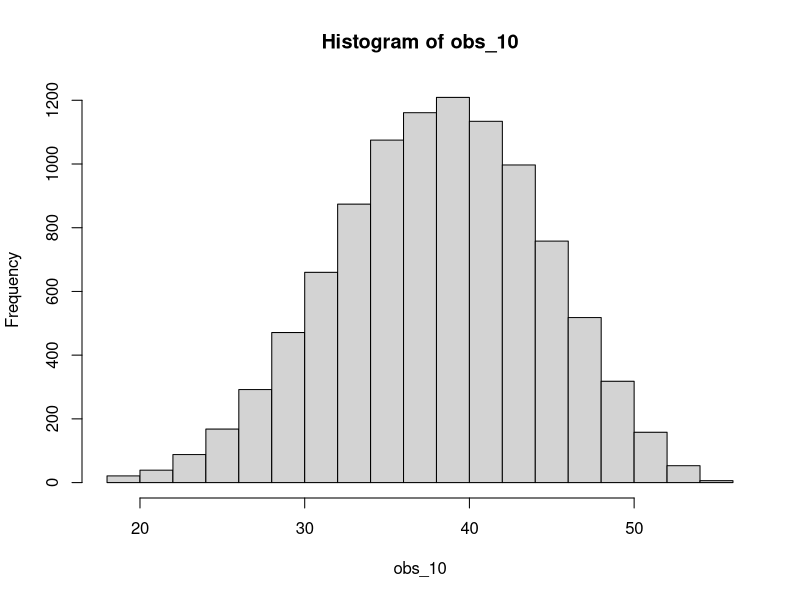
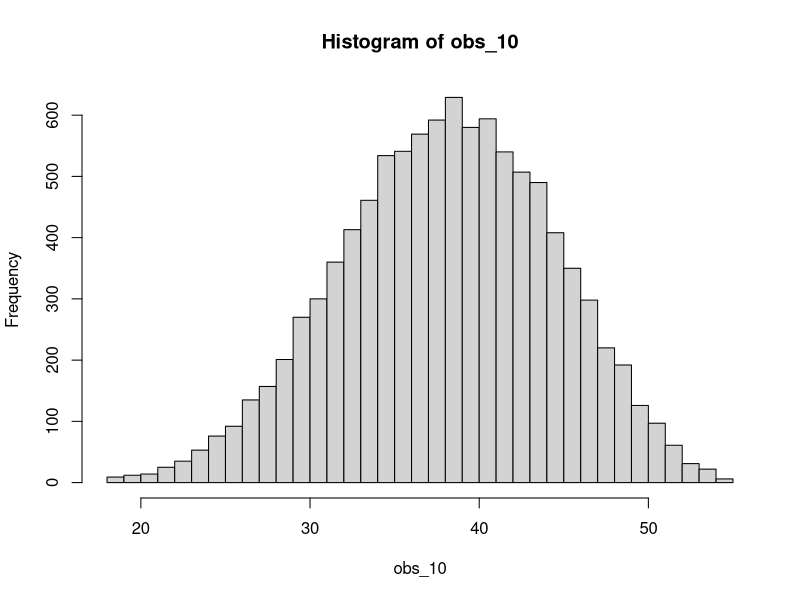
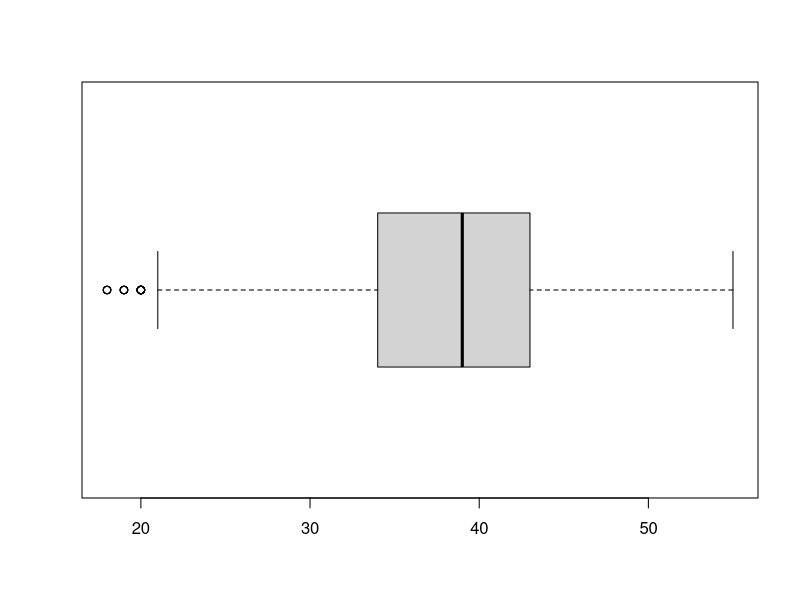
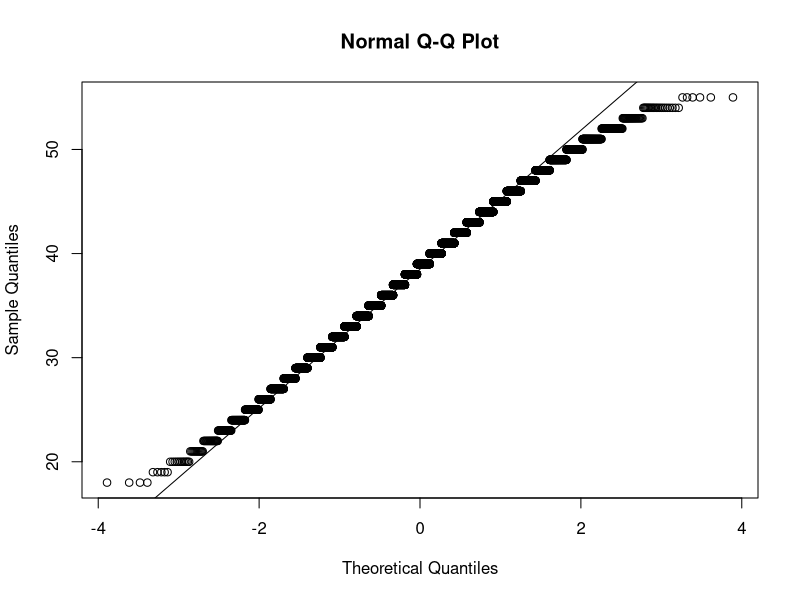
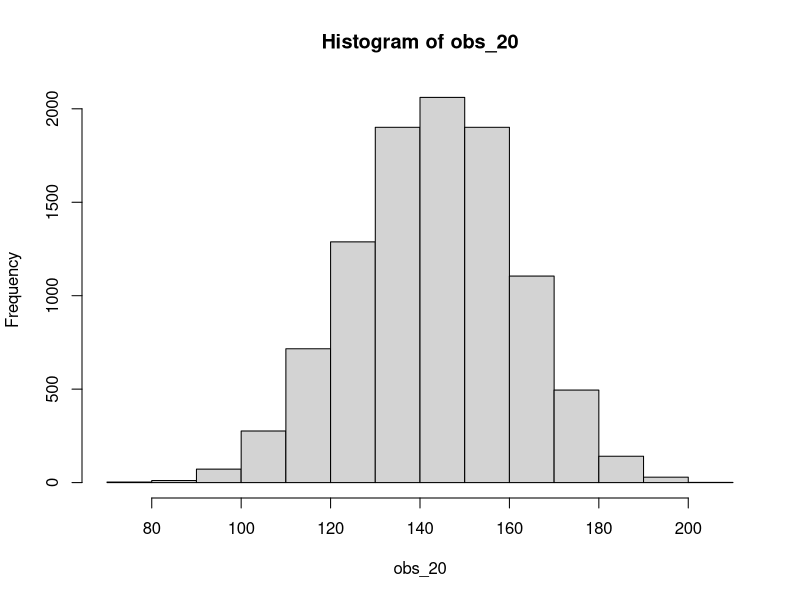
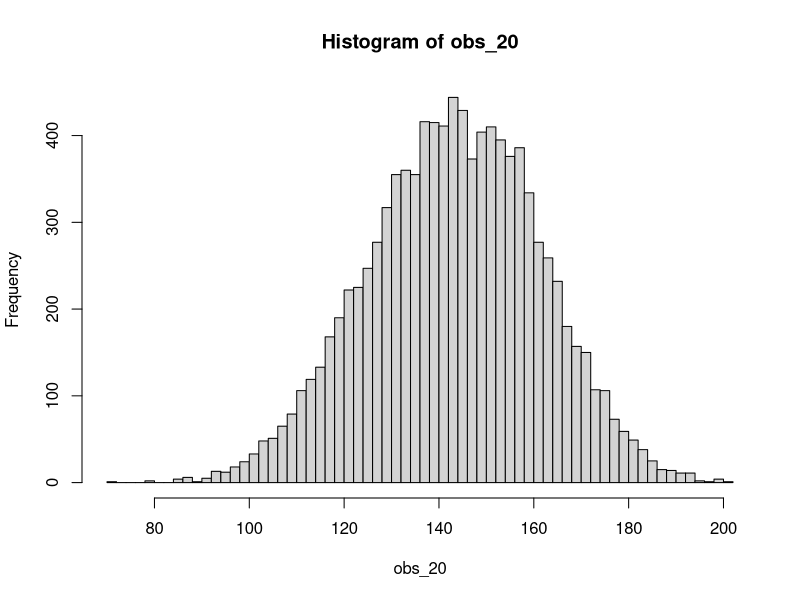
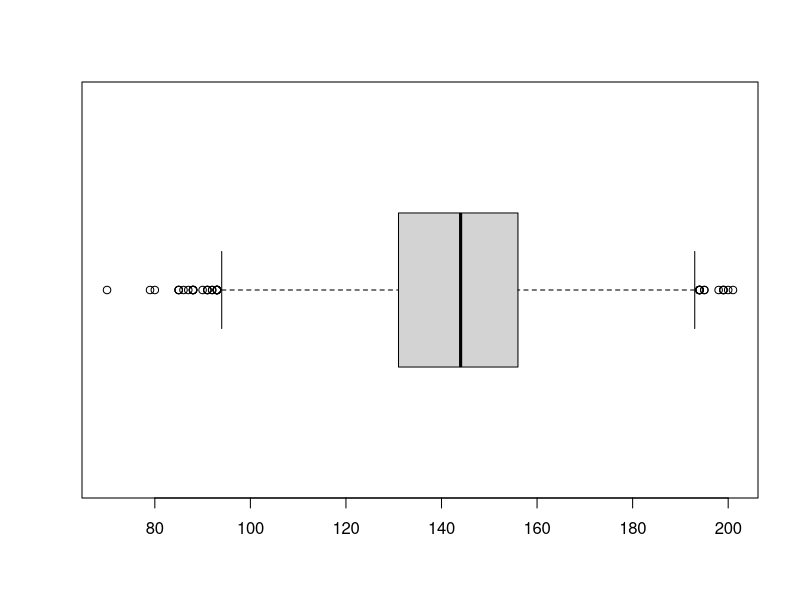
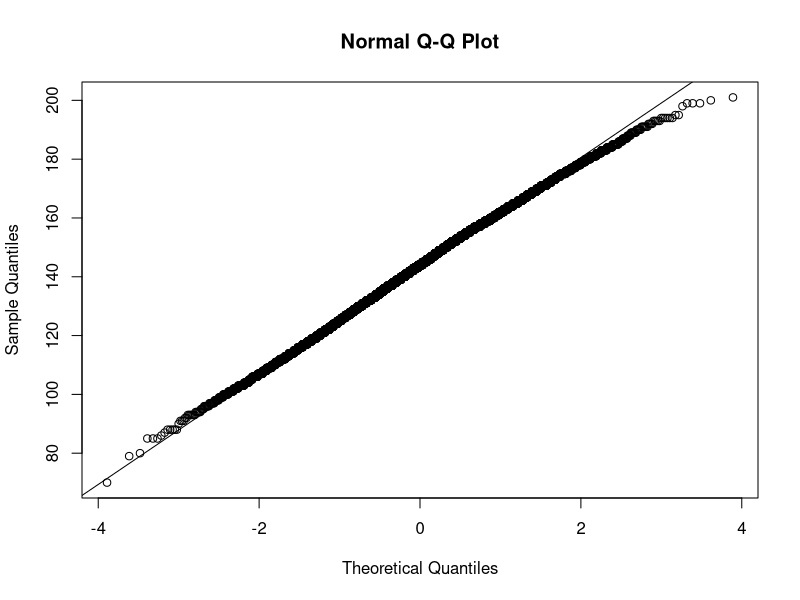

Source code (R) for these figures, in order:
#Q1:

#load library
library(nortest)

### Generation of sample

#Setting parameters
observations = 10000

#Define Sampling function
Payment_sample <- function(obs, draws){
  
  #Create empty array to store calculated payments of each randomly drawed array.
  observations = c()
  
  #Generate payment observation by repated sampling of drawn series and the calculated payment value
  for (i in 1:obs) {
    
    #sample of 10 draws without replacement
    base_array = sample(1:draws, draws, replace=FALSE)
    
    #Calculate Payment Value according to description 
    payment = base_array[1]
    for (i in 2:length(base_array)){
      payment = payment + (abs(base_array[i] - base_array[i-1]))
    }
    
    #Store payment observation in array to answer exercise questions
    observations = c(observations, payment)
    
  } 
  return(observations)
}


#Q1.1. What is the mean of your total payment for N=10?
obs_10 <- Payment_sample(observations,10)
mean(obs_10)

#Q1.2. What is the standard deviation of your total payment for N=10?
#obs_10
sd(obs_10)

#Q1.3. What is the mean of your total payment for N=20?
obs_20 <- Payment_sample(observations,20)
mean(obs_20)

#Q1.4. What is the standard deviation of your total payment for N=20?
#obs_20
sd(obs_20)

#print results
cat(paste("Mean of total payment for N=10 and ", observations, "observations -->", mean(obs_10)),
    paste("Standard deviation of total payment for N=10 and ", observations, "observations -->",round(sd(obs_10),digits = 10)),
    paste("Mean of total payment for N=20 and", observations, "observations -->", mean(obs_20)),
    paste("Standard deviation of total payment for N=20 and", observations, "observations -->", round(sd(obs_20),digits = 10)), sep = "\n")


#Q1.4. What is the probability that your total payment is greater than or equal to 45 for N=10?
#Visual check of distribution
hist(obs_10)
hist(obs_10, breaks="FD")
boxplot(obs_10, horizontal=T)
qqnorm(obs_10)
qqline(obs_10)

#Visual examinations indicates normal distribution
#Check assumption by conducting distribution test (Anderson Darling test)
ad.test(obs_10)
#Recheck if time is enough

#Assuming normal distribution - probability for payment >= 45 with N = 10
prob_10 = pnorm(45, mean(obs_10), sd(obs_10), lower.tail=FALSE)
1-pnorm(45, mean(obs_10), sd(obs_10))
print(paste("The probability of a payment >= 45 is: ", round((prob_10), digits = 10)))

#Q1.5. What is the probability that your total payment is greater than or equal to 160 for N=20?
#Visual check of distribution
hist(obs_20)
hist(obs_20, breaks="FD")
boxplot(obs_20, horizontal=T)
qqnorm(obs_20)
qqline(obs_20)

#Check normality assumption with Anderson-Darling test
ad.test(obs_20)

#Calculate probability of payment >= 160
prob_20 = pnorm(160, mean(obs_20), sd(obs_20), lower.tail=FALSE)
1-pnorm(160, mean(obs_20), sd(obs_20))
print(paste("The probability of a payment >= 160 is: ", round((prob_20), digits = 10)))
